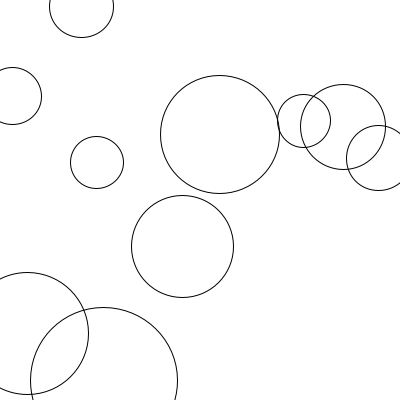
Frame 1 (no input)
Frame 60 (the mouse pressed at the canvas centre just before this capture): identical to frame 1, image omitted
Frame 120 (the mouse held since frame 60 and released just before this capture): identical to frame 1, image omitted

The Processing sketch that drew this single still picture (run headless with seeded random() and noise(); from frame 60 on, the mouse is pressed at the canvas centre):

// Processing sketch: scanLineFlood
// ── scanLineFlood.pde
void setup() {
  size(400, 400);
  background(255);
  stroke(0);
  noFill();
  for(int i=0; i<10; i++) {
    float r = random(50, 200);
    ellipse(random(width), random(height), r, r);
  }
}
void mousePressed() {
  if (mouseButton == RIGHT) {
    new Flood(mouseX, mouseY, #C6C484, #FFFFFF, 5000000);
  }
}
void keyPressed() {
  if(key == 's') {
    save("thumb.png");
  }
}
void draw() {
}

// ── Flood.pde
class Flood {
  int stackSize = width*height;
  int[] stack = new int[stackSize];
  int stackPointer;
  int threshold;

  Point pop() { 
    if (stackPointer > 0) { 
      int p = stack[stackPointer]; 
      stackPointer--; 
      return new Point(p / height, p % height);
    } else { 
      return null;
    }
  }    

  void push(int x, int y) {
    if(stackPointer < stackSize - 1 && x >= 0 && x < width) {
      stackPointer++; 
      stack[stackPointer] = height * x + y;
    }
  }     

  void emptyStack() { 
    while (pop () != null);
  }
  int cdist(int c1, int c2) {
    int rmean = ( (c1 >> 16 & 0xFF) + (c2 >> 8 & 0xFF) )/2;
    int r = (c1 >> 16 & 0xFF) - (c2 >> 8 & 0xFF);
    int g = (c1 >> 8 & 0xFF) - (c2 >> 8 & 0xFF);
    int b = (c1 & 0xFF) - (c2 & 0xFF);
    int weightR = 512 + rmean;
    int weightG = 1024;
    int weightB = 512 + 255-rmean;
    return weightR*r*r + weightG*g*g + weightB*b*b;
  }
  boolean isSimilar(int colorA, int colorB) {
    return cdist(colorA, colorB) < threshold; 
  }
  Flood(int x, int y, int newColor, int oldColor, int threshold) {
    this.threshold = threshold;
    loadPixels();

    if (oldColor == newColor) return;
    emptyStack();

    int y1; 
    boolean spanLeft, spanRight;

    push(x, y);
    Point po;

    while ( (po = pop ()) != null) {    
      y1 = po.y;
      while (y1 >= 0 && isSimilar (pixels[po.x + width * y1], oldColor)) y1--;

      y1++;
      spanLeft = spanRight = false;
      while (y1 < height && isSimilar(pixels[po.x + width * y1], oldColor)) {
        pixels[po.x + width * y1] = newColor;

        if (!spanLeft && po.x > 0 && isSimilar(pixels[po.x - 1 + width * y1], oldColor)) {
          push(po.x - 1, y1);
          spanLeft = true;
        } else if (spanLeft && po.x > 0 && !isSimilar(pixels[po.x - 1 + width * y1], oldColor)) {
          spanLeft = false;
        }

        if (!spanRight && x < width - 1 && isSimilar(pixels[po.x + 1 + width * y1], oldColor)) {
          push(po.x + 1, y1);
          spanRight = true;
        } else if (spanRight && po.x < width - 1 && !isSimilar(pixels[po.x + 1 + width * y1], oldColor)) {
          spanRight = false;
        } 
        y1++;
      }
    }
    updatePixels();
  }
}
class Point {
  int x, y;
  Point(int x, int y) {
    this.x = x;
    this.y = y;
  }
}
